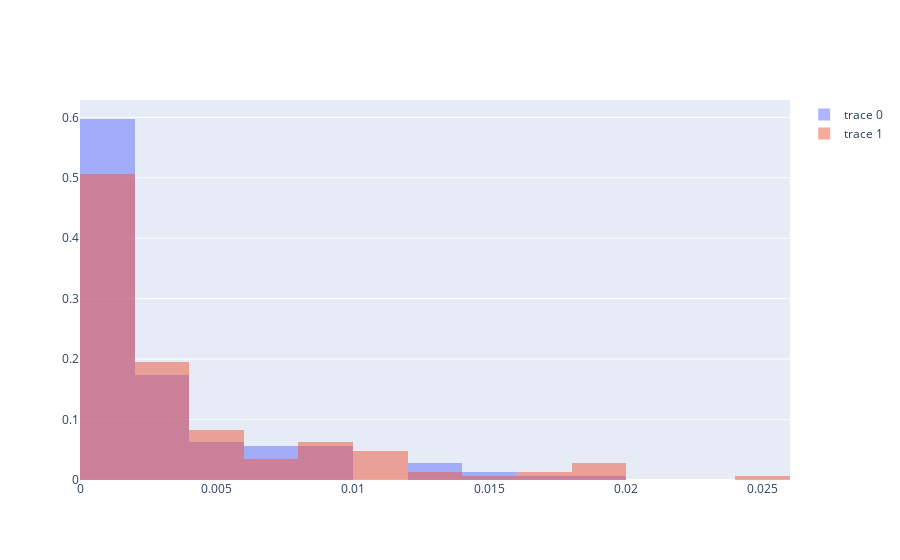

Source (notebook cell):
### Code cell
import plotly.graph_objects as go

import numpy as np

x0 = report_df['train_mse']
x1 = report_df['val_mse']


fig = go.Figure()
fig.add_trace(go.Histogram(x=x0,histnorm='probability'))
fig.add_trace(go.Histogram(x=x1,histnorm='probability'))

# The two histograms are drawn on top of another
fig.update_layout(barmode='overlay')
fig.update_traces(opacity=0.5)
fig.show()

### Figure 1 — Plotly figure (JSON) as saved in the notebook; plotly's stock layout.template omitted (floating-point values rounded to 4 significant figures; data arrays with more than 128 entries replaced by an {"elided": "..."} marker saying what was removed)
{"data": [{"histnorm": "probability", "opacity": 0.5, "type": "histogram", "x": {"elided": "144 float values"}}, {"histnorm": "probability", "opacity": 0.5, "type": "histogram", "x": {"elided": "144 float values"}}], "layout": {"barmode": "overlay"}}
